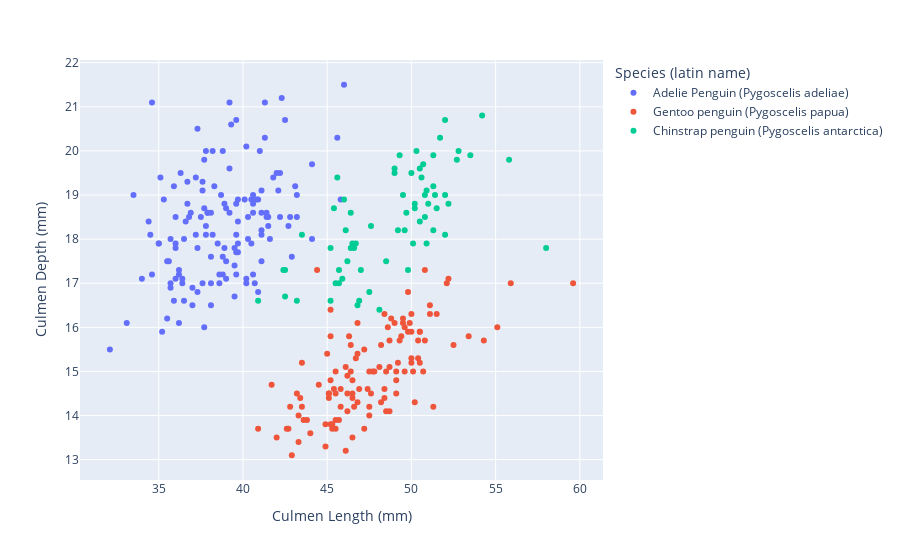

The cell this chart's notebook holds for it:
### Markdown cell above
Notice that `data` now has 3 traces.

### Code cell
fig.layout.legend.title.text = 'Species (latin name)'
fig

### Figure 1 — Plotly figure (JSON) as saved in the notebook; plotly's stock layout.template omitted (floating-point values rounded to 4 significant figures; data arrays with more than 128 entries replaced by an {"elided": "..."} marker saying what was removed)
{"data": [{"hovertemplate": "Species=Adelie Penguin (Pygoscelis adeliae)<br>Culmen Length (mm)=%{x}<br>Culmen Depth (mm)=%{y}<extra></extra>", "legendgroup": "Adelie Penguin (Pygoscelis adeliae)", "marker": {"color": "#636efa", "symbol": "circle"}, "mode": "markers", "name": "Adelie Penguin (Pygoscelis adeliae)", "orientation": "v", "showlegend": true, "type": "scatter", "x": {"elided": "139 float values"}, "xaxis": "x", "y": {"elided": "139 float values"}, "yaxis": "y"}, {"hovertemplate": "Species=Gentoo penguin (Pygoscelis papua)<br>Culmen Length (mm)=%{x}<br>Culmen Depth (mm)=%{y}<extra></extra>", "legendgroup": "Gentoo penguin (Pygoscelis papua)", "marker": {"color": "#EF553B", "symbol": "circle"}, "mode": "markers", "name": "Gentoo penguin (Pygoscelis papua)", "orientation": "v", "showlegend": true, "type": "scatter", "x": [46.1, 50, 48.7, 50, 47.6, 46.5, 45.4, 46.7, 43.3, 46.8, 40.9, 49, 45.5, 48.4, 45.8, 49.3, 42, 49.2, 46.2, 48.7, 50.2, 45.1, 46.5, 46.3, 42.9, 46.1, 47.8, 48.2, 50, 42.8, 45.1, 59.6, 49.1, 48.4, 42.6, 44.4, 44, 48.7, 42.7, 49.6, 45.3, 49.6, 50.5, 43.6, 45.5, 50.5, 44.9, 45.2, 46.6, 48.5, 45.1, 50.1, 46.5, 45, 43.8, 45.5, 43.2, 50.4, 45.3, 46.2, 45.7, 54.3, 45.8, 49.8, 49.5, 43.5, 50.7, 47.7, 46.4, 48.2, 46.5, 46.4, 48.6, 47.5, 51.1, 45.2, 45.2, 49.1, 52.5, 47.4, 50, 44.9, 50.8, 43.4, 51.3, 47.5, 52.1, 47.5, 52.2, 45.5, 49.5, 44.5, 50.8, 49.4, 46.9, 48.4, 51.1, 48.5, 55.9, 47.2, 49.1, 46.8, 41.7, 53.4, 43.3, 48.1, 50.5, 49.8, 43.5, 51.5, 46.2, 55.1, 48.8, 47.2, 46.8, 50.4, 45.2, 49.9], "xaxis": "x", "y": [13.2, 16.3, 14.1, 15.2, 14.5, 13.5, 14.6, 15.3, 13.4, 15.4, 13.7, 16.1, 13.7, 14.6, 14.6, 15.7, 13.5, 15.2, 14.5, 15.1, 14.3, 14.5, 14.5, 15.8, 13.1, 15.1, 15, 14.3, 15.3, 14.2, 14.5, 17, 14.8, 16.3, 13.7, 17.3, 13.6, 15.7, 13.7, 16, 13.7, 15, 15.9, 13.9, 13.9, 15.9, 13.3, 15.8, 14.2, 14.1, 14.4, 15, 14.4, 15.4, 13.9, 15, 14.5, 15.3, 13.8, 14.9, 13.9, 15.7, 14.2, 16.8, 16.2, 14.2, 15, 15, 15.6, 15.6, 14.8, 15, 16, 14.2, 16.3, 13.8, 16.4, 14.5, 15.6, 14.6, 15.9, 13.8, 17.3, 14.4, 14.2, 14, 17, 15, 17.1, 14.5, 16.1, 14.7, 15.7, 15.8, 14.6, 14.4, 16.5, 15, 17, 15.5, 15, 16.1, 14.7, 15.8, 14, 15.1, 15.2, 15.9, 15.2, 16.3, 14.1, 16, 16.2, 13.7, 14.3, 15.7, 14.8, 16.1], "yaxis": "y"}, {"hovertemplate": "Species=Chinstrap penguin (Pygoscelis antarctica)<br>Culmen Length (mm)=%{x}<br>Culmen Depth (mm)=%{y}<extra></extra>", "legendgroup": "Chinstrap penguin (Pygoscelis antarctica)", "marker": {"color": "#00cc96", "symbol": "circle"}, "mode": "markers", "name": "Chinstrap penguin (Pygoscelis antarctica)", "orientation": "v", "showlegend": true, "type": "scatter", "x": [46.5, 50, 51.3, 45.4, 52.7, 45.2, 46.1, 51.3, 46, 51.3, 46.6, 51.7, 47, 52, 45.9, 50.5, 50.3, 58, 46.4, 49.2, 42.4, 48.5, 43.2, 50.6, 46.7, 52, 50.5, 49.5, 46.4, 52.8, 40.9, 54.2, 42.5, 51, 49.7, 47.5, 47.6, 52, 46.9, 53.5, 49, 46.2, 50.9, 45.5, 50.9, 50.8, 50.1, 49, 51.5, 49.8, 48.1, 51.4, 45.7, 50.7, 42.5, 52.2, 45.2, 49.3, 50.2, 45.6, 46.8, 45.7, 55.8, 43.5, 49.6, 50.8, 50.2], "xaxis": "x", "y": [17.9, 19.5, 19.2, 18.7, 19.8, 17.8, 18.2, 18.2, 18.9, 19.9, 17.8, 20.3, 17.3, 18.1, 17.1, 19.6, 20, 17.8, 18.6, 18.2, 17.3, 17.5, 16.6, 19.4, 17.9, 19, 18.4, 19, 17.8, 20, 16.6, 20.8, 16.7, 18.8, 18.6, 16.8, 18.3, 20.7, 16.6, 19.9, 19.5, 17.5, 19.1, 17, 17.9, 18.5, 17.9, 19.6, 18.7, 17.3, 16.4, 19, 17.3, 19.7, 17.3, 18.8, 16.6, 19.9, 18.8, 19.4, 16.5, 17, 19.8, 18.1, 18.2, 19, 18.7], "yaxis": "y"}], "layout": {"legend": {"title": {"text": "Species (latin name)"}, "tracegroupgap": 0}, "margin": {"t": 60}, "xaxis": {"anchor": "y", "domain": [0, 1], "title": {"text": "Culmen Length (mm)"}}, "yaxis": {"anchor": "x", "domain": [0, 1], "title": {"text": "Culmen Depth (mm)"}}}}
